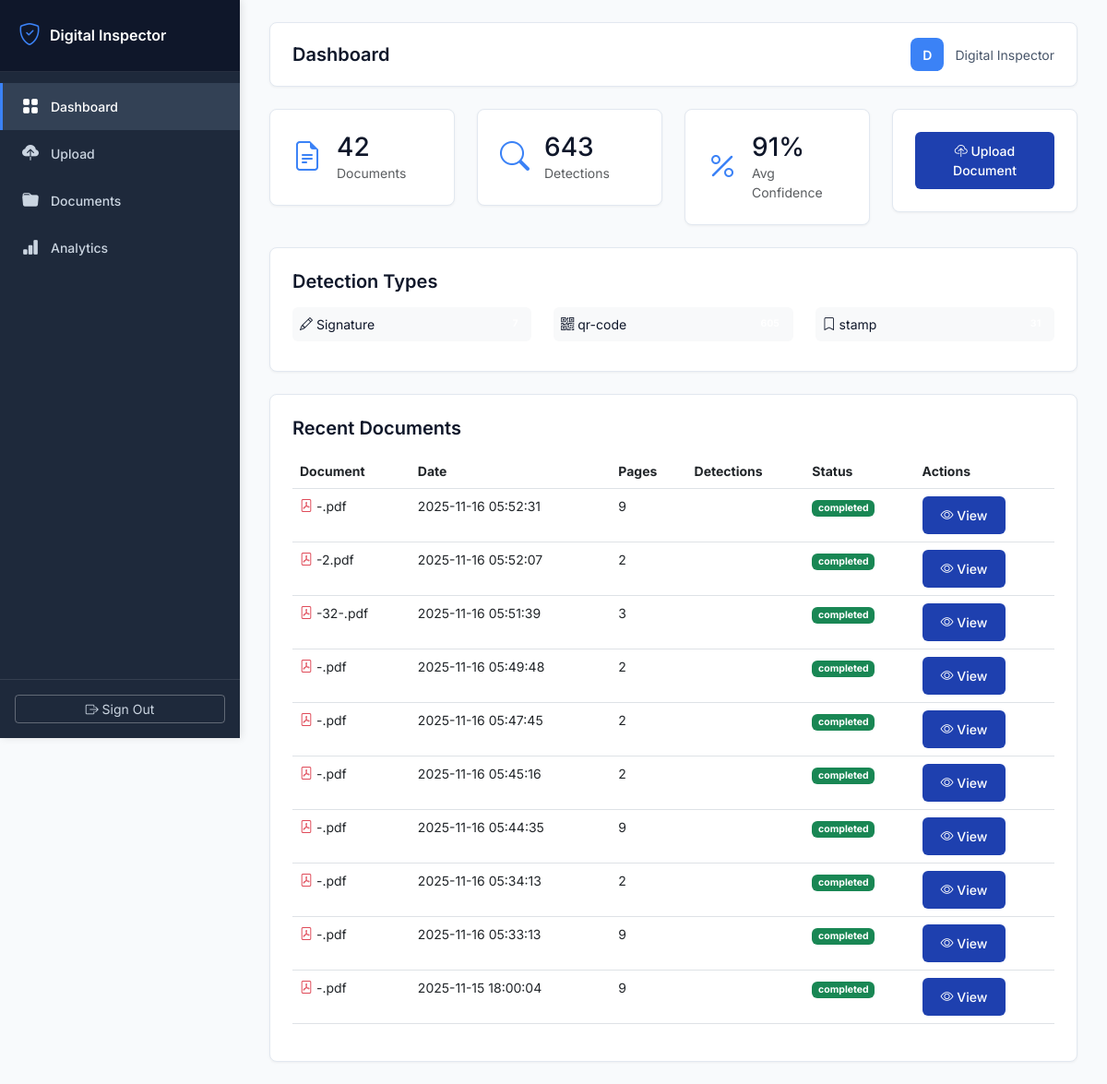
The page / (signed in) on the database its author committed.
### tables this page shows
CREATE TABLE documents (
            id INTEGER PRIMARY KEY AUTOINCREMENT,
            user_id INTEGER NOT NULL,
            filename TEXT NOT NULL,
            original_filename TEXT NOT NULL,
            file_path TEXT NOT NULL,
            file_size INTEGER,
            pages INTEGER DEFAULT 1,
            upload_date TIMESTAMP DEFAULT CURRENT_TIMESTAMP,
            processing_status TEXT DEFAULT 'pending',
            FOREIGN KEY (user_id) REFERENCES users (id)
        );

### app_inspector.py (the view)
@app.route('/')
@login_required
def dashboard():
    user_id = session['user_id']
    stats = db.get_dashboard_stats(user_id)
    documents = db.get_user_documents(user_id, limit=10)
    return render_template('dashboard.html',
                         stats=stats,
                         documents=documents,
                         username=session.get('full_name', session.get('username')))

### app_inspector.py (called while the page is built)
@app.context_processor
def utility_processor():
    def get_image_base64(image_path):
        """Convert image file to base64 for embedding in HTML"""
        try:
            with open(image_path, 'rb') as f:
                image_data = f.read()
            return base64.b64encode(image_data).decode('utf-8')
        except:
            return ""
    return dict(get_image_base64=get_image_base64)

def login_required(f):
    @wraps(f)
    def decorated_function(*args, **kwargs):
        if 'user_id' not in session:
            return redirect(url_for('login'))
        return f(*args, **kwargs)
    return decorated_function

### database.py (called while the page is built)
def get_db():
    conn = sqlite3.connect(DATABASE_PATH)
    conn.row_factory = sqlite3.Row
    return conn

### templates/dashboard.html
{% extends "base.html" %}
{% block page_title %}Dashboard{% endblock %}
{% block content %}
<div class="row g-4 mb-4">
    <div class="col-md-3">
        <div class="stat-card">
            <div class="d-flex align-items-center">
                <div class="stat-icon me-3"><i class="bi bi-file-earmark-text"></i></div>
                <div>
                    <h3 class="mb-0">{{ stats.total_documents }}</h3>
                    <p class="text-muted mb-0">Documents</p>
                </div>
            </div>
        </div>
    </div>
    <div class="col-md-3">
        <div class="stat-card">
            <div class="d-flex align-items-center">
                <div class="stat-icon me-3"><i class="bi bi-search"></i></div>
                <div>
                    <h3 class="mb-0">{{ stats.total_detections }}</h3>
                    <p class="text-muted mb-0">Detections</p>
                </div>
            </div>
        </div>
    </div>
    <div class="col-md-3">
        <div class="stat-card">
            <div class="d-flex align-items-center">
                <div class="stat-icon me-3"><i class="bi bi-percent"></i></div>
                <div>
                    <h3 class="mb-0">{{ (stats.average_confidence * 100)|round|int }}%</h3>
                    <p class="text-muted mb-0">Avg Confidence</p>
                </div>
            </div>
        </div>
    </div>
    <div class="col-md-3">
        <div class="stat-card">
            <a href="{{ url_for('upload_page') }}" class="btn btn-primary-custom w-100">
                <i class="bi bi-cloud-upload"></i> Upload Document
            </a>
        </div>
    </div>
</div>
<div class="row mb-4">
    <div class="col-12">
        <div class="stat-card">
            <h5 class="mb-3">Detection Types</h5>
            <div class="row">
                {% for item in stats.by_type %}
                <div class="col-md-4 mb-2">
                    <div class="d-flex justify-content-between align-items-center p-2 bg-light rounded">
                        <span><i class="bi bi-{{ 'pencil' if 'signature' in item.detection_type.lower() else 'bookmark' if 'stamp' in item.detection_type.lower() else 'qr-code' }}"></i> {{ item.detection_type }}</span>
                        <span class="badge badge-green">{{ item.count }}</span>
                    </div>
                </div>
                {% endfor %}
            </div>
        </div>
    </div>
</div>
<div class="row">
    <div class="col-12">
        <div class="stat-card">
            <h5 class="mb-3">Recent Documents</h5>
            <div class="table-responsive">
                <table class="table table-hover">
                    <thead>
                        <tr>
                            <th>Document</th>
                            <th>Date</th>
                            <th>Pages</th>
                            <th>Detections</th>
                            <th>Status</th>
                            <th>Actions</th>
                        </tr>
                    </thead>
                    <tbody>
                        {% for doc in documents %}
                        <tr>
                            <td>
                                <i class="bi bi-file-pdf text-danger"></i>
                                {{ doc.original_filename }}
                            </td>
                            <td>{{ doc.upload_date }}</td>
                            <td>{{ doc.pages }}</td>
                            <td>
                                <span class="badge badge-light-green">{{ doc.total_detections }}</span>
                            </td>
                            <td>
                                <span class="badge bg-success">{{ doc.processing_status }}</span>
                            </td>
                            <td>
                                <a href="{{ url_for('document_details', document_id=doc.id) }}" class="btn btn-sm btn-primary-custom">
                                    <i class="bi bi-eye"></i> View
                                </a>
                            </td>
                        </tr>
                        {% endfor %}
                    </tbody>
                </table>
            </div>
        </div>
    </div>
</div>
{% endblock %}

### templates/base.html (style rules this page uses)
:root { --primary-color: #1e40af; --secondary-color: #3b82f6; --sidebar-bg: #1e293b; --sidebar-hover: #334155; --gray-50: #f8fafc; --gray-100: #f1f5f9; --gray-200: #e2e8f0; --gray-600: #475569; --gray-700: #334155; --gray-900: #0f172a; --sidebar-width: 260px; }
* { margin: 0; padding: 0; box-sizing: border-box; }
body { font-family: 'Inter', -apple-system, BlinkMacSystemFont, 'Segoe UI', sans-serif; background-color: var(--gray-50); color: var(--gray-900); font-size: 14px; }
.stat-card { background: white; border-radius: 8px; padding: 24px; box-shadow: 0 1px 3px rgba(0,0,0,0.05); border: 1px solid var(--gray-200); transition: box-shadow 0.2s; }
.stat-card h5, .stat-card h6 { color: var(--gray-900); font-weight: 600; }
.stat-icon { font-size: 32px; color: var(--secondary-color); }
.btn-primary-custom { background: var(--primary-color); border: none; padding: 10px 20px; border-radius: 6px; color: white; font-weight: 500; font-size: 14px; transition: all 0.2s; }

### rows shown on the page
documents: original_filename "-.pdf", upload_date "2025-11-16 05:52:31", pages "9", processing_status "completed"
documents: original_filename "-2.pdf", upload_date "2025-11-16 05:52:07", pages "2", processing_status "completed"
documents: original_filename "-32-.pdf", upload_date "2025-11-16 05:51:39", pages "3", processing_status "completed"
documents: original_filename "-.pdf", upload_date "2025-11-16 05:49:48", pages "2", processing_status "completed"
documents: original_filename "-.pdf", upload_date "2025-11-16 05:47:45", pages "2", processing_status "completed"
documents: original_filename "-.pdf", upload_date "2025-11-16 05:45:16", pages "2", processing_status "completed"
documents: original_filename "-.pdf", upload_date "2025-11-16 05:44:35", pages "9", processing_status "completed"
documents: original_filename "-.pdf", upload_date "2025-11-16 05:34:13", pages "2", processing_status "completed"
documents: original_filename "-.pdf", upload_date "2025-11-16 05:33:13", pages "9", processing_status "completed"
documents: original_filename "-.pdf", upload_date "2025-11-15 18:00:04", pages "9", processing_status "completed"

### other values the page prints
{{ username[0]|upper if username else 'U' }} "D"
{{ username if username else 'User' }} "Digital Inspector"
{{ stats.total_documents }} "42"
{{ stats.total_detections }} "643"
{{ (stats.average_confidence * 100)|round|int }} "91"
{{ item.detection_type }} "Signature" "qr-code" "stamp"
